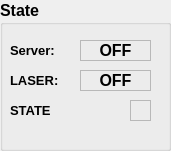
  <widget class="QGroupBox" name="groupBox_2">
   <property name="geometry">
    <rect>
     <x>1160</x>
     <y>30</y>
     <width>171</width>
     <height>151</height>
    </rect>
   </property>
   <property name="font">
    <font>
     <pointsize>12</pointsize>
     <weight>75</weight>
     <bold>true</bold>
    </font>
   </property>
   <property name="title">
    <string>State</string>
   </property>
   <widget class="QLabel" name="label_4">
    <property name="geometry">
     <rect>
      <x>10</x>
      <y>40</y>
      <width>71</width>
      <height>21</height>
     </rect>
    </property>
    <property name="font">
     <font>
      <pointsize>10</pointsize>
      <weight>75</weight>
      <bold>true</bold>
     </font>
    </property>
    <property name="text">
     <string>Server:</string>
    </property>
    <property name="alignment">
     <set>Qt::AlignLeading|Qt::AlignLeft|Qt::AlignVCenter</set>
    </property>
   </widget>
   <widget class="QLabel" name="server_state">
    <property name="geometry">
     <rect>
      <x>80</x>
      <y>40</y>
      <width>71</width>
      <height>21</height>
     </rect>
    </property>
    <property name="font">
     <font>
      <weight>75</weight>
      <bold>true</bold>
     </font>
    </property>
    <property name="autoFillBackground">
     <bool>false</bool>
    </property>
    <property name="frameShape">
     <enum>QFrame::StyledPanel</enum>
    </property>
    <property name="text">
     <string>OFF</string>
    </property>
    <property name="alignment">
     <set>Qt::AlignCenter</set>
    </property>
   </widget>
   <widget class="QLabel" name="label_25">
    <property name="geometry">
     <rect>
      <x>10</x>
      <y>70</y>
      <width>71</width>
      <height>21</height>
     </rect>
    </property>
    <property name="font">
     <font>
      <pointsize>10</pointsize>
      <weight>75</weight>
      <bold>true</bold>
     </font>
    </property>
    <property name="text">
     <string>LASER:</string>
    </property>
    <property name="alignment">
     <set>Qt::AlignLeading|Qt::AlignLeft|Qt::AlignVCenter</set>
    </property>
   </widget>
   <widget class="QLabel" name="laser_state">
    <property name="geometry">
     <rect>
      <x>80</x>
      <y>70</y>
      <width>71</width>
      <height>21</height>
     </rect>
    </property>
    <property name="font">
     <font>
      <weight>75</weight>
      <bold>true</bold>
     </font>
    </property>
    <property name="autoFillBackground">
     <bool>false</bool>
    </property>
    <property name="frameShape">
     <enum>QFrame::StyledPanel</enum>
    </property>
    <property name="text">
     <string>OFF</string>
    </property>
    <property name="alignment">
     <set>Qt::AlignCenter</set>
    </property>
   </widget>
   <widget class="QLabel" name="state_LED">
    <property name="geometry">
     <rect>
      <x>130</x>
      <y>100</y>
      <width>21</width>
      <height>21</height>
     </rect>
    </property>
    <property name="font">
     <font>
      <weight>75</weight>
      <bold>true</bold>
     </font>
    </property>
    <property name="autoFillBackground">
     <bool>false</bool>
    </property>
    <property name="frameShape">
     <enum>QFrame::StyledPanel</enum>
    </property>
    <property name="text">
     <string/>
    </property>
    <property name="alignment">
     <set>Qt::AlignCenter</set>
    </property>
   </widget>
   <widget class="QLabel" name="label_26">
    <property name="geometry">
     <rect>
      <x>10</x>
      <y>100</y>
      <width>91</width>
      <height>21</height>
     </rect>
    </property>
    <property name="font">
     <font>
      <pointsize>10</pointsize>
      <weight>75</weight>
      <bold>true</bold>
     </font>
    </property>
    <property name="text">
     <string>STATE</string>
    </property>
    <property name="alignment">
     <set>Qt::AlignLeading|Qt::AlignLeft|Qt::AlignVCenter</set>
    </property>
   </widget>
  </widget>
